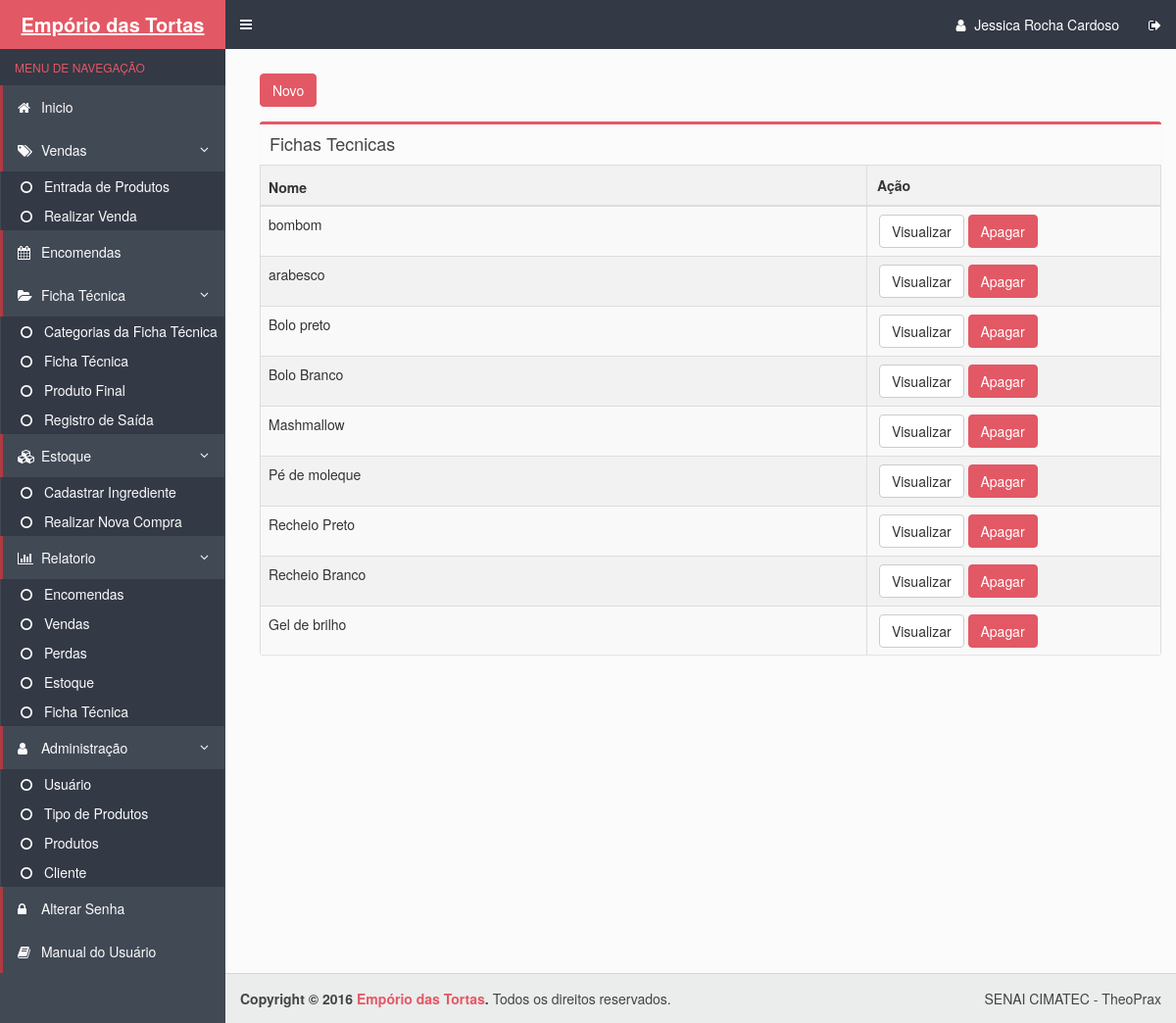
/ficha_tecnica.php (signed in), run on an earlier commit of the app's database.
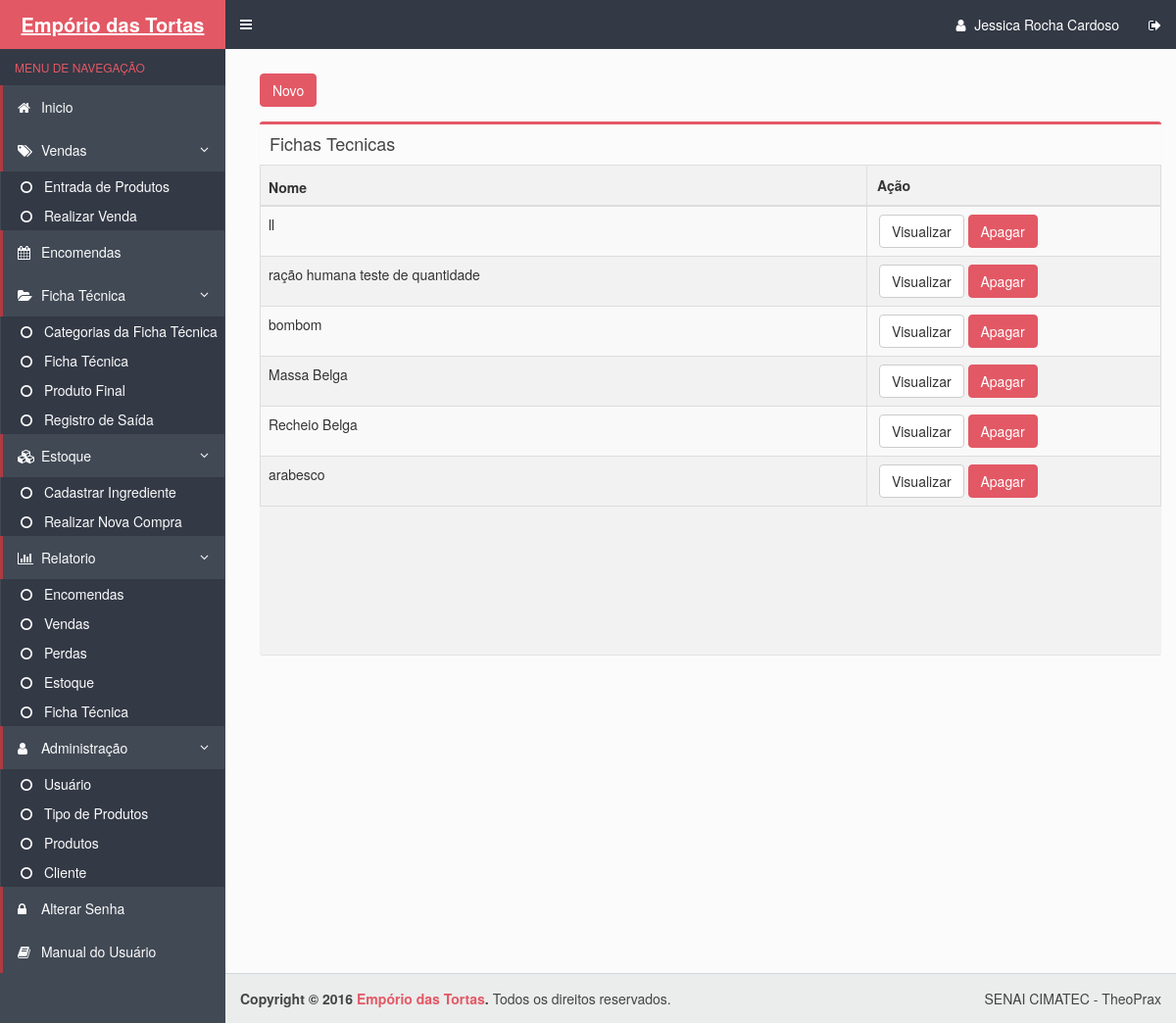
And on a later commit of the database.
### tables this page shows
CREATE TABLE IF NOT EXISTS `fichastecnicas` (
  `cod_fichaTecnica` int(11) NOT NULL AUTO_INCREMENT,
  `categoriafichatecnica_codigo` int(11) NOT NULL,
  `nome` varchar(100) NOT NULL,
  `Tamanho` varchar(1) DEFAULT NULL,
  `valortotal` decimal(10,2) NOT NULL,
  PRIMARY KEY (`cod_fichaTecnica`),
  KEY `categoriafichatecnica_codigo` (`categoriafichatecnica_codigo`)
);

### ficha_tecnica.php (the view, shortened to what this page needs)
<!DOCTYPE html>
<html>
  <head>
    <link rel="stylesheet" href="bootstrap/css/bootstrap.min.css">
    <link rel="stylesheet" href="bootstrap/css/bootstrap.css">
    <link rel="stylesheet" href="https://maxcdn.bootstrapcdn.com/font-awesome/4.4.0/css/font-awesome.min.css">
    <link rel="stylesheet" href="https://code.ionicframework.com/ionicons/2.0.1/css/ionicons.min.css">
    <link rel="stylesheet" href="dist/css/AdminLTE.css">
    <link rel="stylesheet" href="dist/css/skins/skin-blue.css">
  </head>
  <body class="hold-transition skin-blue sidebar-mini">
    <div class="wrapper">
      <?php include_once("includes/header.php") ?>
      <?php include_once("includes/menu.php") ?>
      <div class="content-wrapper">
        <section class="content">
        <div class="row">
            <div class="col-xs-12">
         <a class="btn btn-danger" href="forms/cadastrar_ficha_tecnica.php">Novo</a>
          <section class="content-header">
          </section>
              <div class="box">
                <div class="box-header">
                      <h3 class="box-title">Fichas Tecnicas</h3>
                </div>
                <div class="box-body table-responsive no-padding" id="scroll">
                  <table id="example" class="table table-striped table-bordered" cellspacing="0" width="100%">
         <thead>
      <tr>
                  <th class="views-field views-field-id">
            Nome          </th>
                  <th class="views-field views-field-field-nome" id='celula2'>
            Ação         </th>
    </thead>
    <tbody>
         <?php
             $pdo = Database::connect();
             $sql = "SELECT * from fichastecnicas"
             ;
              foreach ($pdo->query($sql) as $row) {
                  echo '<tr>';
                  echo '<td>'. $row['nome'] . '</td>';
                  echo '<td width=180>';
                  echo '<a class="btn btn-default" href="DAO/visualizar_fichatecnica.php?id='.$row['cod_fichaTecnica'].'">Visualizar</a>';
                  echo '<a class="btn btn-danger" href="DAO/Excluir_fichatecnica.php?id='.$row['cod_fichaTecnica'].'">Apagar</a>';
                  echo '</td>';
                  echo '</tr>';
             }
            ?>
      </tbody>
</table>
                </div>
              </div>
            </div>
          </div>
        </section>
      </div>
      <?php include_once("includes/footer.php") ?>
    <link rel="stylesheet" type="text/css" href="css/bootstrap.css">
    <link rel="stylesheet" type="text/css" href="css/dataTables.bootstrap.min.css">
  </body>
</html>

### includes/header.php (shortened to what this page needs)
<header class="main-header">
        <a href="inicio.php" class="logo">
          <span class="logo-lg"><b>Empório das Tortas</b></span>
        </a>
        <nav class="navbar navbar-static-top" role="navigation">
          <a href="#" class="sidebar-toggle" data-toggle="offcanvas" role="button">
          </a>
          <div class="navbar-custom-menu">
            <ul class="nav navbar-nav">
              <li class="dropdown user user-menu">
                <a href="inicio.php">
                <i class="fa fa-user"></i>
                  <span class="hidden-xs"><?php echo $_SESSION['UsuarioNome'];?></span>
                </a>
              </li>
              <li>
                <a href="./conexao/logout.php"><i class="fa fa-sign-out"></i></i></a>
              </li>
            </ul>
          </div>
        </nav>
      </header>

### includes/menu.php (shortened to what this page needs)
<!doctype html>
<html>
<head>
</head>
<body onload="onload_pagina();">
<aside class="main-sidebar">
        <section class="sidebar">
          <ul class="sidebar-menu">
            <li class="header">MENU DE NAVEGAÇÃO</li>
              <li class="active treeview">
                <a href="inicio.php">
                  <i class="fa fa-home"></i> <span>Inicio</span></i>
                </a>
              </li>
              <li id="Venda" class="active treeview">
                <a href="vendas.php">
                  <i class="fa fa-tags"></i> <span>Vendas</span> <i class="fa fa-angle-left pull-right"></i>
                </a>
                <ul class="treeview-menu">
                  <li class="" id="EstoqueLoja"><a href="entrada_produto.php"><i class="fa fa-circle-o"></i> Entrada de Produtos </a></li>
                  <li id="realizarVenda" ><a href="realizar_venda.php"><i class="fa fa-circle-o"></i> Realizar Venda</a></li>
                </ul>
              </li>
              <li id="realizarEncomendas" class="active treeview">
                <a href="encomendas.php">
                  <i class="fa fa-calendar"></i> <span>Encomendas</span></i>
                </a>
              </li>
              <li id="ficha" class="active treeview">
                <a href="vizualizar_ficha_tecnica.php">
                  <i class="fa fa-folder-open"></i> <span>Ficha Técnica</span> <i class="fa fa-angle-left pull-right"></i>
                </a>
                <ul  class="treeview-menu">
                  <li id="ctg_Ficha" class=""><a href="categoria_ficha_tecnica.php"><i class="fa fa-circle-o"></i> Categorias da Ficha Técnica </a></li>
                  <li id="mficha_tecnica" class=""><a href="ficha_tecnica.php"><i class="fa fa-circle-o"></i> Ficha Técnica </a></li>
                  <li id="mproduto_final" class=""><a href="produto_final.php"><i class="fa fa-circle-o"></i> Produto Final </a></li>
                  <li id="mregistro_saida" class=""><a href="registro_saida.php"><i class="fa fa-circle-o"></i> Registro de Saída </a></li>
                </ul>
              </li>
              <li id="MenuEstoque" class="active treeview">
                <a href="vizualizar_estoque.php">
                  <i class="fa fa-cubes"></i> <span>Estoque </span> <i class="fa fa-angle-left pull-right"></i>
                </a>
                <ul id="EscEstoque" class="treeview-menu">
                  <li id="m_cad_ing" class=""><a href="estoque.php"><i class="fa fa-circle-o"></i> Cadastrar Ingrediente </a></li>
                  <li id="m_realizar_compra" class=""><a href="cadastrar_nova_compra.php"><i class="fa fa-circle-o"></i> Realizar Nova Compra </a></li>
                </ul>
              </li>
              <li class="active treeview">
                <a href="relatorio.php">
                  <i class="fa fa-bar-chart"></i> <span>Relatorio</span> <i class="fa fa-angle-left pull-right"></i>
                </a>
                <ul class="treeview-menu">
                  <li id="relEncomendas" class=""><a href="exibir_relatorio_encomendas.php"><i class="fa fa-circle-o"></i> Encomendas </a></li>
                  <li id="relVendas" class=""><a href="exibir_relatorio_vendas.php"><i class="fa fa-circle-o"></i> Vendas </a></li>
                  <li id="relPerdas" class=""><a href="exibir_relatorio_perdas.php"><i class="fa fa-circle-o"></i> Perdas </a></li>
                  <li id="relEstoque" class=""><a href="exibir_relatorio_estoque.php"><i class="fa fa-circle-o"></i> Estoque </a></li>
                  <li id="relficha" class=""><a href="exibir_relatorio_ficha_tecnica.php"><i class="fa fa-circle-o"></i> Ficha Técnica </a></li>
                </ul>
              </li>
              <li id="admin" class="active treeview">
                <a href="#">
                  <i class="fa fa-user"></i> <span>Administração</span> <i class="fa fa-angle-left pull-right"></i>
                </a>
                <ul class="treeview-menu">
                  <li id="controlUser" class=""><a href="usuarios.php"><i class="fa fa-circle-o"></i> Usuário </a></li>
                  <li id="controlTipoProduct"class=""><a href="tipo_produto.php"><i class="fa fa-circle-o"></i> Tipo de Produtos </a></li>
                  <li id="controlProduct" class=""><a href="produtos.php"><i class="fa fa-circle-o"></i> Produtos </a></li>
                  <li id="controlCliente" class=""><a href="cliente.php"><i class="fa fa-circle-o"></i> Cliente </a></li>
                </ul>
              </li>
              <li id="alterPassword" class="active treeview">
                <a href="alterarsenha.php">
                  <i class="fa fa-lock"></i> <span>Alterar Senha</span> </i>
                </a>
              </li>
              <li id="manualUser" class="active treeview">
                  <a href="manual/inicio.html">
                  <i class="fa fa-book"></i> <span>Manual do Usuário</span></i>
                </a>
              </li>
          </ul>
        </section>
      </aside>
    </body>
</html>

### includes/footer.php
<footer class="main-footer">
	<div class="pull-right hidden-xs">
		SENAI CIMATEC - TheoPrax
    </div>
  <strong>Copyright &copy; 2016 <a href="inicio.php">Empório das Tortas</a>.</strong> Todos os direitos reservados.
</footer>

### ficha_tecnica.php (style rules this page uses)
#celula2 { width: 300px; padding:10px; _width: 495px; }

What changed in the data, as far as the page shows it:
removed fichastecnicas: nome "Bolo preto"
removed fichastecnicas: nome "Bolo Branco"
removed fichastecnicas: nome "Mashmallow"
removed fichastecnicas: nome "Pé de moleque"
removed fichastecnicas: nome "Recheio Preto"
removed fichastecnicas: nome "Recheio Branco"
removed fichastecnicas: nome "Gel de brilho"
added fichastecnicas: nome "ll"
added fichastecnicas: nome "ração humana teste de quantidade"
added fichastecnicas: nome "Massa Belga"
added fichastecnicas: nome "Recheio Belga"
